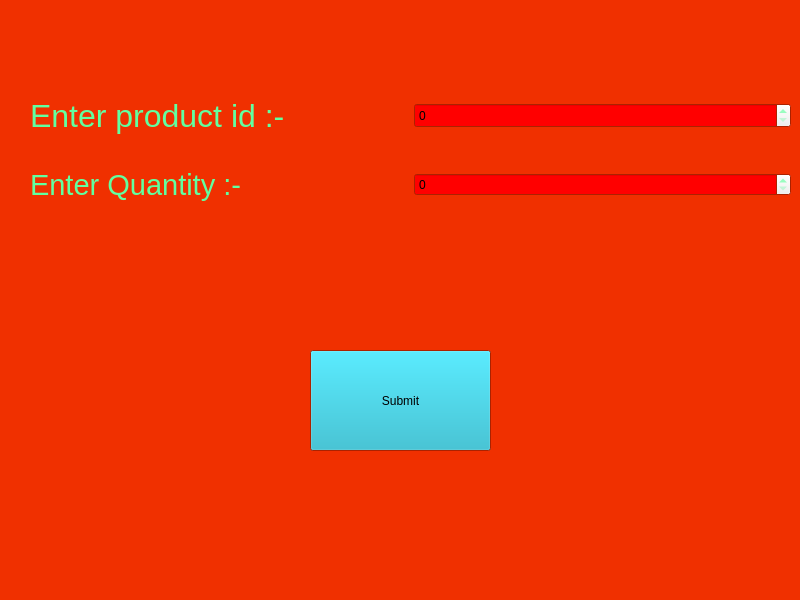
<?xml version="1.0" encoding="UTF-8"?>
<ui version="4.0">
 <class>MainWindow</class>
 <widget class="QMainWindow" name="MainWindow">
  <property name="geometry">
   <rect>
    <x>0</x>
    <y>0</y>
    <width>800</width>
    <height>600</height>
   </rect>
  </property>
  <property name="palette">
   <palette>
    <active>
     <colorrole role="WindowText">
      <brush brushstyle="SolidPattern">
       <color alpha="255">
        <red>97</red>
        <green>255</green>
        <blue>160</blue>
       </color>
      </brush>
     </colorrole>
     <colorrole role="Base">
      <brush brushstyle="SolidPattern">
       <color alpha="255">
        <red>255</red>
        <green>0</green>
        <blue>0</blue>
       </color>
      </brush>
     </colorrole>
     <colorrole role="Window">
      <brush brushstyle="SolidPattern">
       <color alpha="255">
        <red>240</red>
        <green>48</green>
        <blue>0</blue>
       </color>
      </brush>
     </colorrole>
    </active>
    <inactive>
     <colorrole role="WindowText">
      <brush brushstyle="SolidPattern">
       <color alpha="255">
        <red>97</red>
        <green>255</green>
        <blue>160</blue>
       </color>
      </brush>
     </colorrole>
     <colorrole role="Base">
      <brush brushstyle="SolidPattern">
       <color alpha="255">
        <red>255</red>
        <green>0</green>
        <blue>0</blue>
       </color>
      </brush>
     </colorrole>
     <colorrole role="Window">
      <brush brushstyle="SolidPattern">
       <color alpha="255">
        <red>240</red>
        <green>48</green>
        <blue>0</blue>
       </color>
      </brush>
     </colorrole>
    </inactive>
    <disabled>
     <colorrole role="WindowText">
      <brush brushstyle="SolidPattern">
       <color alpha="255">
        <red>120</red>
        <green>120</green>
        <blue>120</blue>
       </color>
      </brush>
     </colorrole>
     <colorrole role="Base">
      <brush brushstyle="SolidPattern">
       <color alpha="255">
        <red>240</red>
        <green>48</green>
        <blue>0</blue>
       </color>
      </brush>
     </colorrole>
     <colorrole role="Window">
      <brush brushstyle="SolidPattern">
       <color alpha="255">
        <red>240</red>
        <green>48</green>
        <blue>0</blue>
       </color>
      </brush>
     </colorrole>
    </disabled>
   </palette>
  </property>
  <property name="windowTitle">
   <string>MainWindow</string>
  </property>
  <widget class="QWidget" name="centralwidget">
   <widget class="QPushButton" name="submit_details">
    <property name="geometry">
     <rect>
      <x>310</x>
      <y>350</y>
      <width>181</width>
      <height>101</height>
     </rect>
    </property>
    <property name="palette">
     <palette>
      <active>
       <colorrole role="Button">
        <brush brushstyle="SolidPattern">
         <color alpha="255">
          <red>25</red>
          <green>177</green>
          <blue>200</blue>
         </color>
        </brush>
       </colorrole>
       <colorrole role="Text">
        <brush brushstyle="SolidPattern">
         <color alpha="255">
          <red>199</red>
          <green>188</green>
          <blue>200</blue>
         </color>
        </brush>
       </colorrole>
      </active>
      <inactive>
       <colorrole role="Button">
        <brush brushstyle="SolidPattern">
         <color alpha="255">
          <red>25</red>
          <green>177</green>
          <blue>200</blue>
         </color>
        </brush>
       </colorrole>
       <colorrole role="Text">
        <brush brushstyle="SolidPattern">
         <color alpha="255">
          <red>199</red>
          <green>188</green>
          <blue>200</blue>
         </color>
        </brush>
       </colorrole>
      </inactive>
      <disabled>
       <colorrole role="Button">
        <brush brushstyle="SolidPattern">
         <color alpha="255">
          <red>25</red>
          <green>177</green>
          <blue>200</blue>
         </color>
        </brush>
       </colorrole>
       <colorrole role="Text">
        <brush brushstyle="SolidPattern">
         <color alpha="255">
          <red>120</red>
          <green>120</green>
          <blue>120</blue>
         </color>
        </brush>
       </colorrole>
      </disabled>
     </palette>
    </property>
    <property name="text">
     <string>Submit</string>
    </property>
    <property name="flat">
     <bool>false</bool>
    </property>
   </widget>
   <widget class="QWidget" name="">
    <property name="geometry">
     <rect>
      <x>30</x>
      <y>70</y>
      <width>761</width>
      <height>161</height>
     </rect>
    </property>
    <layout class="QVBoxLayout" name="verticalLayout">
     <item>
      <layout class="QHBoxLayout" name="horizontalLayout">
       <item>
        <widget class="QLabel" name="label">
         <property name="font">
          <font>
           <pointsize>24</pointsize>
          </font>
         </property>
         <property name="text">
          <string>Enter product id :-</string>
         </property>
        </widget>
       </item>
       <item>
        <widget class="QSpinBox" name="get_product_id">
         <property name="minimumSize">
          <size>
           <width>0</width>
           <height>25</height>
          </size>
         </property>
         <property name="autoFillBackground">
          <bool>true</bool>
         </property>
        </widget>
       </item>
      </layout>
     </item>
     <item>
      <layout class="QHBoxLayout" name="horizontalLayout_2">
       <item>
        <widget class="QLabel" name="label_2">
         <property name="font">
          <font>
           <pointsize>22</pointsize>
          </font>
         </property>
         <property name="text">
          <string>Enter Quantity :-</string>
         </property>
        </widget>
       </item>
       <item>
        <widget class="QSpinBox" name="get_product_quantity"/>
       </item>
      </layout>
     </item>
    </layout>
   </widget>
  </widget>
 </widget>
 <resources/>
 <connections/>
</ui>
